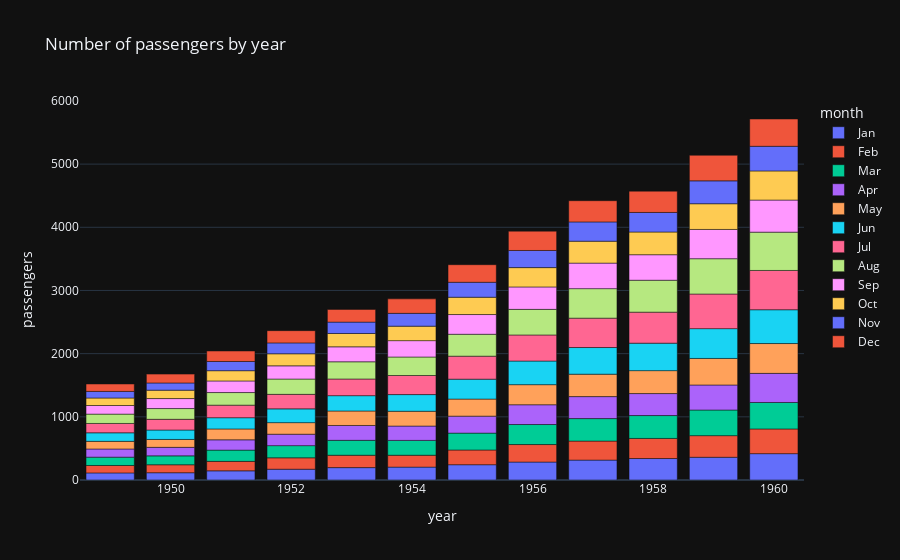

Notebook code cell kept with this figure:
### Markdown cell above
Create bar chart with information about numbers of passengers by year.

### Code cell
fig_b = px.bar(data_frame= data,
       x = 'year',
       y = 'passengers',
       color = 'month',
       title = 'Number of passengers by year',
       template = 'plotly_dark')
fig_b.show()

### Figure 1 — Plotly figure (JSON) as saved in the notebook; plotly's stock layout.template omitted (floating-point values rounded to 4 significant figures)
{"data": [{"alignmentgroup": "True", "hovertemplate": "month=Jan<br>year=%{x}<br>passengers=%{y}<extra></extra>", "legendgroup": "Jan", "marker": {"color": "#636efa"}, "name": "Jan", "offsetgroup": "Jan", "orientation": "v", "showlegend": true, "textposition": "auto", "type": "bar", "x": [1949, 1950, 1951, 1952, 1953, 1954, 1955, 1956, 1957, 1958, 1959, 1960], "xaxis": "x", "y": [112, 115, 145, 171, 196, 204, 242, 284, 315, 340, 360, 417], "yaxis": "y"}, {"alignmentgroup": "True", "hovertemplate": "month=Feb<br>year=%{x}<br>passengers=%{y}<extra></extra>", "legendgroup": "Feb", "marker": {"color": "#EF553B"}, "name": "Feb", "offsetgroup": "Feb", "orientation": "v", "showlegend": true, "textposition": "auto", "type": "bar", "x": [1949, 1950, 1951, 1952, 1953, 1954, 1955, 1956, 1957, 1958, 1959, 1960], "xaxis": "x", "y": [118, 126, 150, 180, 196, 188, 233, 277, 301, 318, 342, 391], "yaxis": "y"}, {"alignmentgroup": "True", "hovertemplate": "month=Mar<br>year=%{x}<br>passengers=%{y}<extra></extra>", "legendgroup": "Mar", "marker": {"color": "#00cc96"}, "name": "Mar", "offsetgroup": "Mar", "orientation": "v", "showlegend": true, "textposition": "auto", "type": "bar", "x": [1949, 1950, 1951, 1952, 1953, 1954, 1955, 1956, 1957, 1958, 1959, 1960], "xaxis": "x", "y": [132, 141, 178, 193, 236, 235, 267, 317, 356, 362, 406, 419], "yaxis": "y"}, {"alignmentgroup": "True", "hovertemplate": "month=Apr<br>year=%{x}<br>passengers=%{y}<extra></extra>", "legendgroup": "Apr", "marker": {"color": "#ab63fa"}, "name": "Apr", "offsetgroup": "Apr", "orientation": "v", "showlegend": true, "textposition": "auto", "type": "bar", "x": [1949, 1950, 1951, 1952, 1953, 1954, 1955, 1956, 1957, 1958, 1959, 1960], "xaxis": "x", "y": [129, 135, 163, 181, 235, 227, 269, 313, 348, 348, 396, 461], "yaxis": "y"}, {"alignmentgroup": "True", "hovertemplate": "month=May<br>year=%{x}<br>passengers=%{y}<extra></extra>", "legendgroup": "May", "marker": {"color": "#FFA15A"}, "name": "May", "offsetgroup": "May", "orientation": "v", "showlegend": true, "textposition": "auto", "type": "bar", "x": [1949, 1950, 1951, 1952, 1953, 1954, 1955, 1956, 1957, 1958, 1959, 1960], "xaxis": "x", "y": [121, 125, 172, 183, 229, 234, 270, 318, 355, 363, 420, 472], "yaxis": "y"}, {"alignmentgroup": "True", "hovertemplate": "month=Jun<br>year=%{x}<br>passengers=%{y}<extra></extra>", "legendgroup": "Jun", "marker": {"color": "#19d3f3"}, "name": "Jun", "offsetgroup": "Jun", "orientation": "v", "showlegend": true, "textposition": "auto", "type": "bar", "x": [1949, 1950, 1951, 1952, 1953, 1954, 1955, 1956, 1957, 1958, 1959, 1960], "xaxis": "x", "y": [135, 149, 178, 218, 243, 264, 315, 374, 422, 435, 472, 535], "yaxis": "y"}, {"alignmentgroup": "True", "hovertemplate": "month=Jul<br>year=%{x}<br>passengers=%{y}<extra></extra>", "legendgroup": "Jul", "marker": {"color": "#FF6692"}, "name": "Jul", "offsetgroup": "Jul", "orientation": "v", "showlegend": true, "textposition": "auto", "type": "bar", "x": [1949, 1950, 1951, 1952, 1953, 1954, 1955, 1956, 1957, 1958, 1959, 1960], "xaxis": "x", "y": [148, 170, 199, 230, 264, 302, 364, 413, 465, 491, 548, 622], "yaxis": "y"}, {"alignmentgroup": "True", "hovertemplate": "month=Aug<br>year=%{x}<br>passengers=%{y}<extra></extra>", "legendgroup": "Aug", "marker": {"color": "#B6E880"}, "name": "Aug", "offsetgroup": "Aug", "orientation": "v", "showlegend": true, "textposition": "auto", "type": "bar", "x": [1949, 1950, 1951, 1952, 1953, 1954, 1955, 1956, 1957, 1958, 1959, 1960], "xaxis": "x", "y": [148, 170, 199, 242, 272, 293, 347, 405, 467, 505, 559, 606], "yaxis": "y"}, {"alignmentgroup": "True", "hovertemplate": "month=Sep<br>year=%{x}<br>passengers=%{y}<extra></extra>", "legendgroup": "Sep", "marker": {"color": "#FF97FF"}, "name": "Sep", "offsetgroup": "Sep", "orientation": "v", "showlegend": true, "textposition": "auto", "type": "bar", "x": [1949, 1950, 1951, 1952, 1953, 1954, 1955, 1956, 1957, 1958, 1959, 1960], "xaxis": "x", "y": [136, 158, 184, 209, 237, 259, 312, 355, 404, 404, 463, 508], "yaxis": "y"}, {"alignmentgroup": "True", "hovertemplate": "month=Oct<br>year=%{x}<br>passengers=%{y}<extra></extra>", "legendgroup": "Oct", "marker": {"color": "#FECB52"}, "name": "Oct", "offsetgroup": "Oct", "orientation": "v", "showlegend": true, "textposition": "auto", "type": "bar", "x": [1949, 1950, 1951, 1952, 1953, 1954, 1955, 1956, 1957, 1958, 1959, 1960], "xaxis": "x", "y": [119, 133, 162, 191, 211, 229, 274, 306, 347, 359, 407, 461], "yaxis": "y"}, {"alignmentgroup": "True", "hovertemplate": "month=Nov<br>year=%{x}<br>passengers=%{y}<extra></extra>", "legendgroup": "Nov", "marker": {"color": "#636efa"}, "name": "Nov", "offsetgroup": "Nov", "orientation": "v", "showlegend": true, "textposition": "auto", "type": "bar", "x": [1949, 1950, 1951, 1952, 1953, 1954, 1955, 1956, 1957, 1958, 1959, 1960], "xaxis": "x", "y": [104, 114, 146, 172, 180, 203, 237, 271, 305, 310, 362, 390], "yaxis": "y"}, {"alignmentgroup": "True", "hovertemplate": "month=Dec<br>year=%{x}<br>passengers=%{y}<extra></extra>", "legendgroup": "Dec", "marker": {"color": "#EF553B"}, "name": "Dec", "offsetgroup": "Dec", "orientation": "v", "showlegend": true, "textposition": "auto", "type": "bar", "x": [1949, 1950, 1951, 1952, 1953, 1954, 1955, 1956, 1957, 1958, 1959, 1960], "xaxis": "x", "y": [118, 140, 166, 194, 201, 229, 278, 306, 336, 337, 405, 432], "yaxis": "y"}], "layout": {"barmode": "relative", "legend": {"title": {"text": "month"}, "tracegroupgap": 0}, "title": {"text": "Number of passengers by year"}, "xaxis": {"anchor": "y", "domain": [0, 1], "title": {"text": "year"}}, "yaxis": {"anchor": "x", "domain": [0, 1], "title": {"text": "passengers"}}}}
